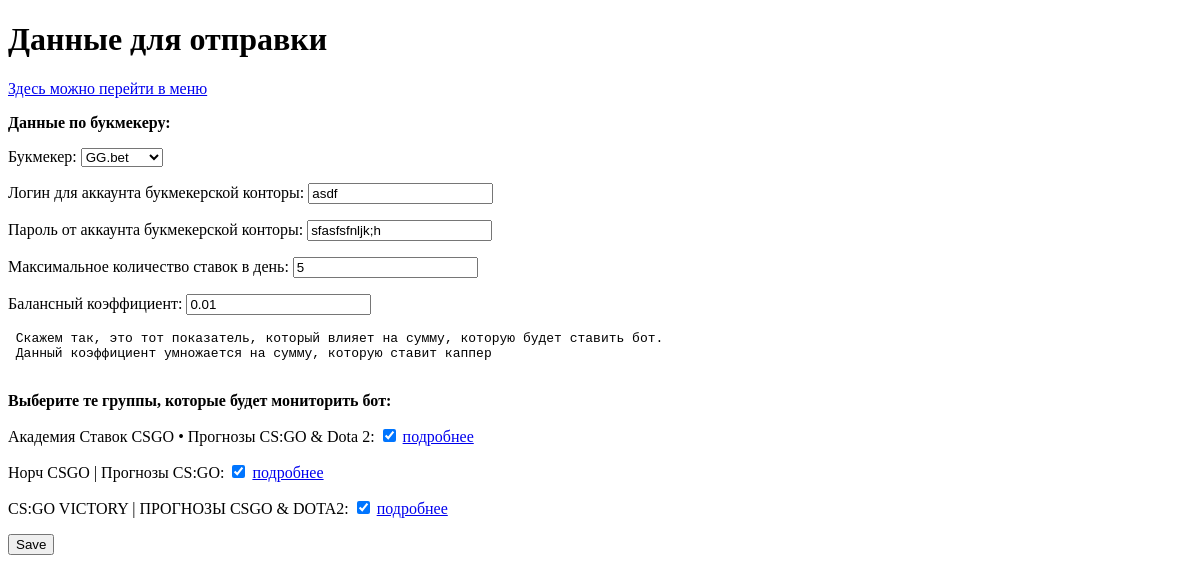
/account/settings/ (signed in), run on an earlier commit of the app's database.
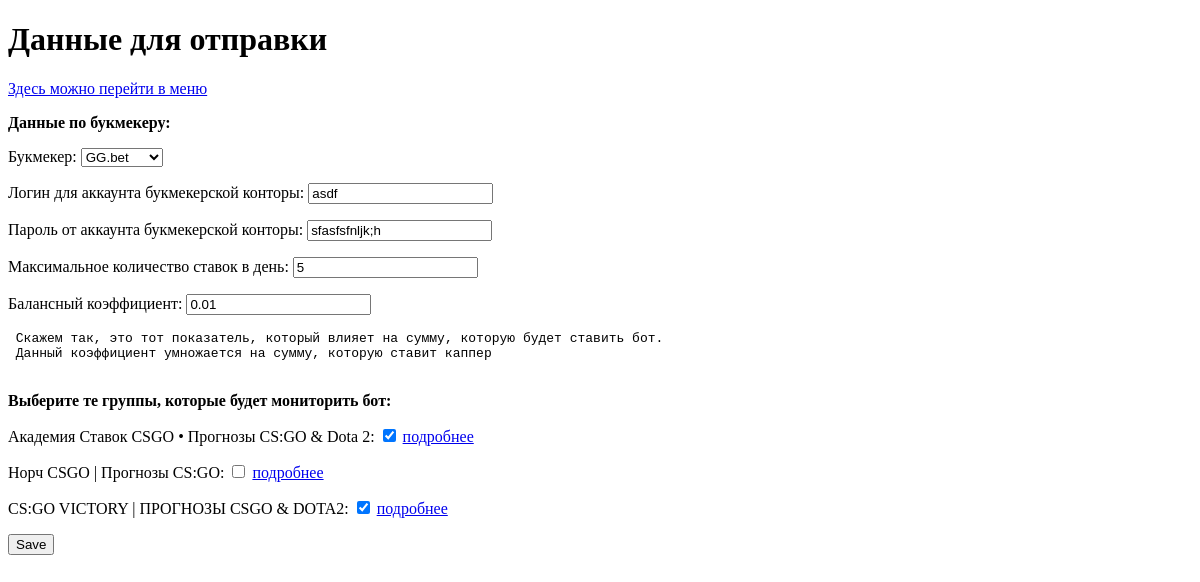
And on a later commit of the database.
### UserDataManagment/models.py (models this page shows, shortened)
class StandartUser(AbstractUser):
    bookmaker = models.CharField(
        max_length=128,
        default='',
        verbose_name='Букмекер',
        choices=BOOKMAKER_CHOICES,
    )
    bookmaker_login = models.CharField(
        max_length=128,
        default='',
        verbose_name='Логин для аккаунта букмекерской конторы',
    )
    bookmaker_password = models.CharField(
        max_length=128,
        default='',
        verbose_name='Пароль от аккаунта букмекерской конторы',
    )
    max_bet_count = models.PositiveIntegerField(
        default=0,
        verbose_name='Максимальное количество ставок в день',
    )
    balance_coefficient = models.FloatField(
        default=1.0,
        verbose_name='Балансный коэффициент',
        help_text="""
        <pre> Скажем так, это тот показатель, который влияет на сумму, которую будет ставить бот. \n Данный коэффициент умножается на сумму, которую ставит каппер
        </pre>
        <p>
        <b> Выберите те группы, которые будет мониторить бот: </b>
        </p>
        """,
    )
    subscr_end_date = models.DateField(
        verbose_name='Дата окончания действия подписки',
        null=True
    )
    chrome_dir_path = models.CharField(
        verbose_name="Путь до папки с данными chrome",
        max_length=128,
        default='',
    )
    AcademiaStavok = models.BooleanField(
        default=False,
        verbose_name="Академия Ставок CSGO • Прогнозы CS:GO & Dota 2",
        help_text='<a href="https://vk.com/akademiya_stavki_csgo"> подробнее </a>',
    )
    CSgoNorch = models.BooleanField(
        default=False,
        verbose_name="Норч CSGO | Прогнозы CS:GO",
        help_text='<a href="https://vk.com/csgo_norch"> подробнее </a>',
    )
    CSgoVictory = models.BooleanField(
        default=False,
        verbose_name="CS:GO VICTORY | ПРОГНОЗЫ CSGO & DOTA2",
        help_text='<a href="https://vk.com/victorybets_stavki"> подробнее </a>',
    )

### UserDataManagment/views.py (the view, shortened to what this page needs)
# urls.py: path('account/settings/', views.BotSettings.as_view()),
class BotSettings(LoginRequiredMixin, views.View) :
    def get(self, request) :
        basic_form = SettingsForm(instance=request.user)
        return render(request, 'bot_set.html', {'form' : basic_form})

### UserDataManagment/forms.py
class SettingsForm(ModelForm) :
    class Meta :
        model = StandartUser
        fields = (
            'bookmaker',
            'bookmaker_login',
            'bookmaker_password',
            'max_bet_count',
            'balance_coefficient',
            'AcademiaStavok',
            'CSgoNorch',
            'CSgoVictory',
        )

### UserDataManagment/templates/bot_set.html (shortened to what this page needs)
<!DOCTYPE html>
<html>
<head>
</head>
<body>
	<h1>Данные для отправки</h1>
	<p>
		<a href="http://127.0.0.1:8000/account/menu/"> Здесь можно перейти в меню</a>
	</p>
	<form method="POST" action="">
		<p> <b>
			Данные по букмекеру:
		</b> </p>
			{{ form.as_p }}
	<input type="submit" value="Save"/>
	</form>
</body>
<html>

What changed in the data, as far as the page shows it:
changed StandartUser "GG.bet": CSgoNorch "☑" → "☐"
